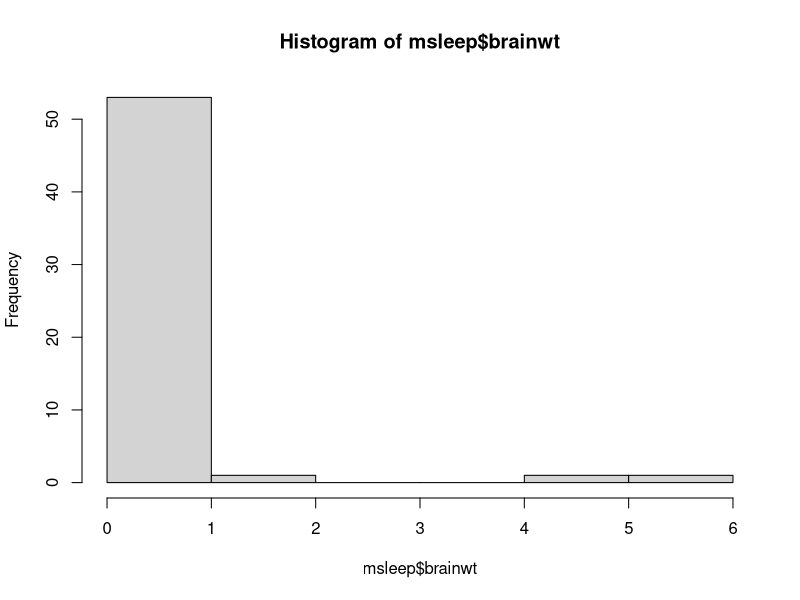

The R source for this figure:
## ---- chunk 1
library(tidyverse)
head(msleep)
## ---- chunk 2
median(msleep$brainwt, na.rm = TRUE)
mean(msleep$brainwt, na.rm = TRUE)
sd(msleep$brainwt, na.rm = TRUE)
var(msleep$brainwt, na.rm = TRUE)
## ---- chunk 3
median(msleep$bodywt, na.rm = TRUE)
mean(msleep$bodywt, na.rm = TRUE)
sd(msleep$bodywt, na.rm = TRUE)
var(msleep$bodywt, na.rm = TRUE)
## ---- chunk 4
hist(msleep$brainwt)
## ---- chunk 5
cor(msleep$brainwt, msleep$bodywt)
## ---- chunk 6
summary(msleep)
## ---- chunk 7
msleep2 <- msleep %>% drop_na(brainwt)
dim(msleep)
dim(msleep2)
## ---- chunk 8
cor(msleep2$brainwt, msleep2$bodywt)
## ---- chunk 9
library(Hmisc)
rcorr(msleep2$brainwt, msleep2$bodywt, type = "pearson")
rcorr(msleep2$brainwt, msleep2$bodywt, type = "spearman")
## ---- chunk 10
my.mod <- lm(formula = brainwt ~ bodywt, data = msleep2)
summary(my.mod)
## ---- chunk 11
my.mod2 <- lm(formula = sleep_total ~ bodywt + brainwt, data = msleep2)
summary(my.mod2)
## ---- chunk 12
my.mod2 <- lm(formula = sleep_total ~ bodywt + brainwt, data = msleep2)
summary(my.mod2)
